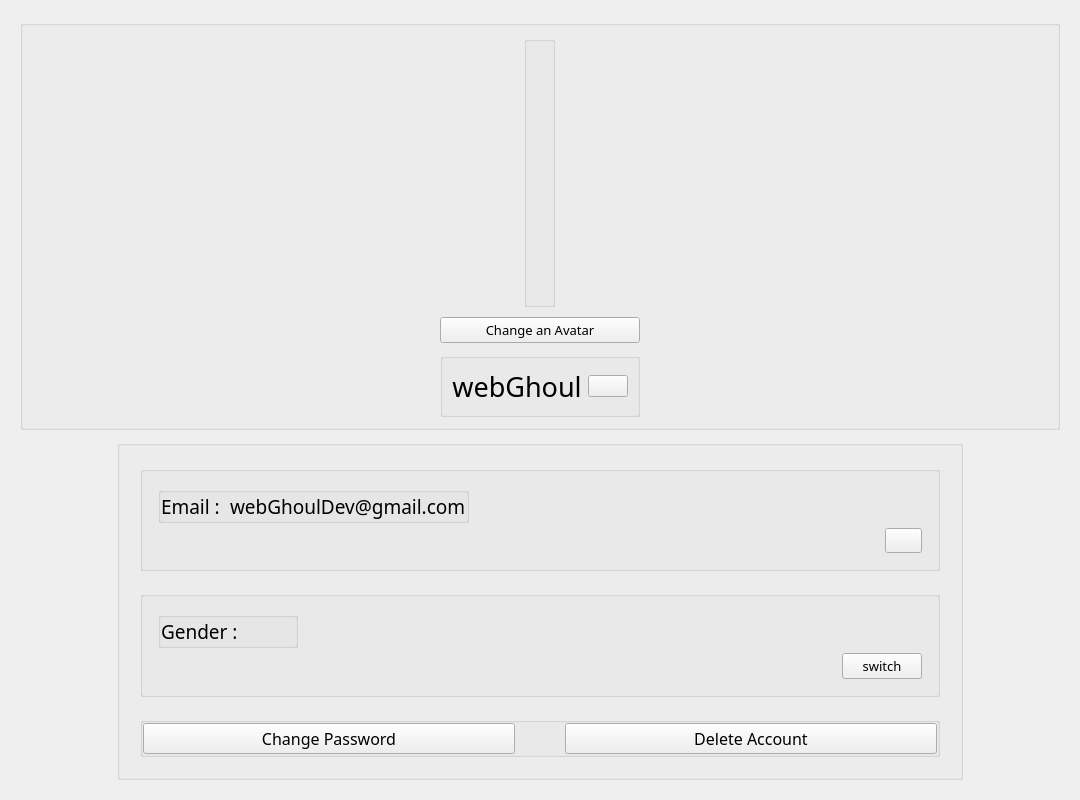
          <widget class="QWidget" name="scrollAreaWidgetContents_2">
           <property name="geometry">
            <rect>
             <x>0</x>
             <y>0</y>
             <width>1080</width>
             <height>800</height>
            </rect>
           </property>
           <layout class="QVBoxLayout" name="verticalLayout_6">
            <property name="spacing">
             <number>10</number>
            </property>
            <property name="leftMargin">
             <number>20</number>
            </property>
            <property name="topMargin">
             <number>20</number>
            </property>
            <property name="rightMargin">
             <number>20</number>
            </property>
            <property name="bottomMargin">
             <number>20</number>
            </property>
            <item>
             <widget class="QGroupBox" name="groupBox_2">
              <property name="maximumSize">
               <size>
                <width>16777215</width>
                <height>600</height>
               </size>
              </property>
              <property name="cursor">
               <cursorShape>PointingHandCursor</cursorShape>
              </property>
              <property name="toolTip">
               <string/>
              </property>
              <property name="title">
               <string/>
              </property>
              <property name="alignment">
               <set>Qt::AlignCenter</set>
              </property>
              <property name="flat">
               <bool>false</bool>
              </property>
              <layout class="QVBoxLayout" name="verticalLayout_7">
               <property name="spacing">
                <number>10</number>
               </property>
               <property name="leftMargin">
                <number>10</number>
               </property>
               <property name="topMargin">
                <number>10</number>
               </property>
               <property name="rightMargin">
                <number>10</number>
               </property>
               <property name="bottomMargin">
                <number>10</number>
               </property>
               <item alignment="Qt::AlignHCenter">
                <widget class="QGroupBox" name="group_box_avatar">
                 <property name="title">
                  <string/>
                 </property>
                 <layout class="QHBoxLayout" name="horizontalLayout_7">
                  <item>
                   <widget class="QLabel" name="avatar">
                    <property name="sizePolicy">
                     <sizepolicy hsizetype="Expanding" vsizetype="Expanding">
                      <horstretch>0</horstretch>
                      <verstretch>0</verstretch>
                     </sizepolicy>
                    </property>
                    <property name="maximumSize">
                     <size>
                      <width>300</width>
                      <height>300</height>
                     </size>
                    </property>
                    <property name="toolTip">
                     <string>Change an Avatar</string>
                    </property>
                    <property name="styleSheet">
                     <string notr="true"/>
                    </property>
                    <property name="text">
                     <string/>
                    </property>
                    <property name="pixmap">
                     <pixmap>imgs/man.png</pixmap>
                    </property>
                    <property name="scaledContents">
                     <bool>true</bool>
                    </property>
                    <property name="alignment">
                     <set>Qt::AlignCenter</set>
                    </property>
                   </widget>
                  </item>
                 </layout>
                </widget>
               </item>
               <item alignment="Qt::AlignHCenter">
                <widget class="QPushButton" name="change_pic_btn">
                 <property name="minimumSize">
                  <size>
                   <width>200</width>
                   <height>0</height>
                  </size>
                 </property>
                 <property name="font">
                  <font>
                   <family>Kozuka Gothic Pr6N B</family>
                   <pointsize>10</pointsize>
                  </font>
                 </property>
                 <property name="cursor">
                  <cursorShape>PointingHandCursor</cursorShape>
                 </property>
                 <property name="text">
                  <string>Change an Avatar</string>
                 </property>
                </widget>
               </item>
               <item alignment="Qt::AlignHCenter">
                <widget class="QGroupBox" name="groupBox_8">
                 <property name="title">
                  <string/>
                 </property>
                 <layout class="QHBoxLayout" name="horizontalLayout_6">
                  <item>
                   <widget class="QLabel" name="username">
                    <property name="font">
                     <font>
                      <family>Kozuka Gothic Pr6N B</family>
                      <pointsize>20</pointsize>
                     </font>
                    </property>
                    <property name="text">
                     <string>webGhoul</string>
                    </property>
                    <property name="alignment">
                     <set>Qt::AlignCenter</set>
                    </property>
                   </widget>
                  </item>
                  <item>
                   <widget class="QPushButton" name="edit_username_btn">
                    <property name="cursor">
                     <cursorShape>PointingHandCursor</cursorShape>
                    </property>
                    <property name="text">
                     <string/>
                    </property>
                    <property name="iconSize">
                     <size>
                      <width>20</width>
                      <height>15</height>
                     </size>
                    </property>
                   </widget>
                  </item>
                 </layout>
                </widget>
               </item>
              </layout>
             </widget>
            </item>
            <item alignment="Qt::AlignHCenter|Qt::AlignVCenter">
             <widget class="QGroupBox" name="groupBox_3">
              <property name="title">
               <string/>
              </property>
              <property name="alignment">
               <set>Qt::AlignCenter</set>
              </property>
              <layout class="QVBoxLayout" name="verticalLayout_8">
               <property name="spacing">
                <number>20</number>
               </property>
               <property name="leftMargin">
                <number>20</number>
               </property>
               <property name="topMargin">
                <number>20</number>
               </property>
               <property name="rightMargin">
                <number>20</number>
               </property>
               <property name="bottomMargin">
                <number>20</number>
               </property>
               <item>
                <widget class="QGroupBox" name="email_box">
                 <property name="minimumSize">
                  <size>
                   <width>800</width>
                   <height>0</height>
                  </size>
                 </property>
                 <property name="maximumSize">
                  <size>
                   <width>16777215</width>
                   <height>150</height>
                  </size>
                 </property>
                 <property name="title">
                  <string/>
                 </property>
                 <layout class="QVBoxLayout" name="verticalLayout_9">
                  <property name="spacing">
                   <number>5</number>
                  </property>
                  <property name="leftMargin">
                   <number>15</number>
                  </property>
                  <property name="topMargin">
                   <number>15</number>
                  </property>
                  <property name="rightMargin">
                   <number>15</number>
                  </property>
                  <property name="bottomMargin">
                   <number>15</number>
                  </property>
                  <item alignment="Qt::AlignLeft">
                   <widget class="QGroupBox" name="groupBox_5">
                    <property name="title">
                     <string/>
                    </property>
                    <layout class="QHBoxLayout" name="horizontalLayout_3">
                     <property name="spacing">
                      <number>10</number>
                     </property>
                     <property name="leftMargin">
                      <number>0</number>
                     </property>
                     <property name="topMargin">
                      <number>0</number>
                     </property>
                     <property name="rightMargin">
                      <number>0</number>
                     </property>
                     <property name="bottomMargin">
                      <number>0</number>
                     </property>
                     <item>
                      <widget class="QLabel" name="email_label">
                       <property name="font">
                        <font>
                         <family>Kozuka Gothic Pr6N B</family>
                         <pointsize>14</pointsize>
                        </font>
                       </property>
                       <property name="text">
                        <string>Email :</string>
                       </property>
                      </widget>
                     </item>
                     <item>
                      <widget class="QLabel" name="email">
                       <property name="font">
                        <font>
                         <family>Kozuka Gothic Pr6N B</family>
                         <pointsize>14</pointsize>
                        </font>
                       </property>
                       <property name="text">
                        <string>webGhoulDev@gmail.com</string>
                       </property>
                       <property name="wordWrap">
                        <bool>true</bool>
                       </property>
                      </widget>
                     </item>
                    </layout>
                   </widget>
                  </item>
                  <item alignment="Qt::AlignRight">
                   <widget class="QPushButton" name="edit_email_btn">
                    <property name="font">
                     <font>
                      <family>Kozuka Gothic Pr6N B</family>
                     </font>
                    </property>
                    <property name="cursor">
                     <cursorShape>PointingHandCursor</cursorShape>
                    </property>
                    <property name="text">
                     <string/>
                    </property>
                    <property name="iconSize">
                     <size>
                      <width>20</width>
                      <height>15</height>
                     </size>
                    </property>
                   </widget>
                  </item>
                 </layout>
                </widget>
               </item>
               <item>
                <widget class="QGroupBox" name="gender_box">
                 <property name="minimumSize">
                  <size>
                   <width>800</width>
                   <height>0</height>
                  </size>
                 </property>
                 <property name="maximumSize">
                  <size>
                   <width>16777215</width>
                   <height>200</height>
                  </size>
                 </property>
                 <property name="title">
                  <string/>
                 </property>
                 <layout class="QVBoxLayout" name="verticalLayout_10">
                  <property name="spacing">
                   <number>5</number>
                  </property>
                  <property name="leftMargin">
                   <number>15</number>
                  </property>
                  <property name="topMargin">
                   <number>15</number>
                  </property>
                  <property name="rightMargin">
                   <number>15</number>
                  </property>
                  <property name="bottomMargin">
                   <number>15</number>
                  </property>
                  <item alignment="Qt::AlignLeft">
                   <widget class="QGroupBox" name="groupBox_4">
                    <property name="minimumSize">
                     <size>
                      <width>140</width>
                      <height>0</height>
                     </size>
                    </property>
                    <property name="title">
                     <string/>
                    </property>
                    <layout class="QHBoxLayout" name="horizontalLayout_2">
                     <property name="spacing">
                      <number>0</number>
                     </property>
                     <property name="leftMargin">
                      <number>0</number>
                     </property>
                     <property name="topMargin">
                      <number>0</number>
                     </property>
                     <property name="rightMargin">
                      <number>0</number>
                     </property>
                     <property name="bottomMargin">
                      <number>0</number>
                     </property>
                     <item alignment="Qt::AlignLeft">
                      <widget class="QLabel" name="gender_label">
                       <property name="font">
                        <font>
                         <family>Kozuka Gothic Pr6N B</family>
                         <pointsize>14</pointsize>
                        </font>
                       </property>
                       <property name="text">
                        <string>Gender :</string>
                       </property>
                      </widget>
                     </item>
                     <item>
                      <widget class="QLabel" name="gender_icon">
                       <property name="maximumSize">
                        <size>
                         <width>30</width>
                         <height>30</height>
                        </size>
                       </property>
                       <property name="text">
                        <string/>
                       </property>
                       <property name="scaledContents">
                        <bool>true</bool>
                       </property>
                      </widget>
                     </item>
                    </layout>
                   </widget>
                  </item>
                  <item alignment="Qt::AlignRight">
                   <widget class="QPushButton" name="edit_gender_btn">
                    <property name="font">
                     <font>
                      <family>Kozuka Gothic Pr6N B</family>
                      <pointsize>10</pointsize>
                     </font>
                    </property>
                    <property name="cursor">
                     <cursorShape>PointingHandCursor</cursorShape>
                    </property>
                    <property name="text">
                     <string>switch</string>
                    </property>
                    <property name="iconSize">
                     <size>
                      <width>15</width>
                      <height>15</height>
                     </size>
                    </property>
                   </widget>
                  </item>
                 </layout>
                </widget>
               </item>
               <item>
                <widget class="QGroupBox" name="groupBox_6">
                 <property name="minimumSize">
                  <size>
                   <width>800</width>
                   <height>0</height>
                  </size>
                 </property>
                 <property name="title">
                  <string/>
                 </property>
                 <layout class="QHBoxLayout" name="horizontalLayout_4">
                  <property name="spacing">
                   <number>50</number>
                  </property>
                  <property name="leftMargin">
                   <number>0</number>
                  </property>
                  <property name="topMargin">
                   <number>0</number>
                  </property>
                  <property name="rightMargin">
                   <number>0</number>
                  </property>
                  <property name="bottomMargin">
                   <number>0</number>
                  </property>
                  <item>
                   <widget class="QPushButton" name="change_pass_btn">
                    <property name="font">
                     <font>
                      <family>Kozuka Gothic Pr6N B</family>
                      <pointsize>12</pointsize>
                     </font>
                    </property>
                    <property name="cursor">
                     <cursorShape>PointingHandCursor</cursorShape>
                    </property>
                    <property name="text">
                     <string>Change Password</string>
                    </property>
                   </widget>
                  </item>
                  <item>
                   <widget class="QPushButton" name="delete_acc_btn">
                    <property name="font">
                     <font>
                      <family>Kozuka Gothic Pr6N B</family>
                      <pointsize>12</pointsize>
                     </font>
                    </property>
                    <property name="cursor">
                     <cursorShape>PointingHandCursor</cursorShape>
                    </property>
                    <property name="text">
                     <string>Delete Account</string>
                    </property>
                   </widget>
                  </item>
                 </layout>
                </widget>
               </item>
              </layout>
             </widget>
            </item>
           </layout>
          </widget>
